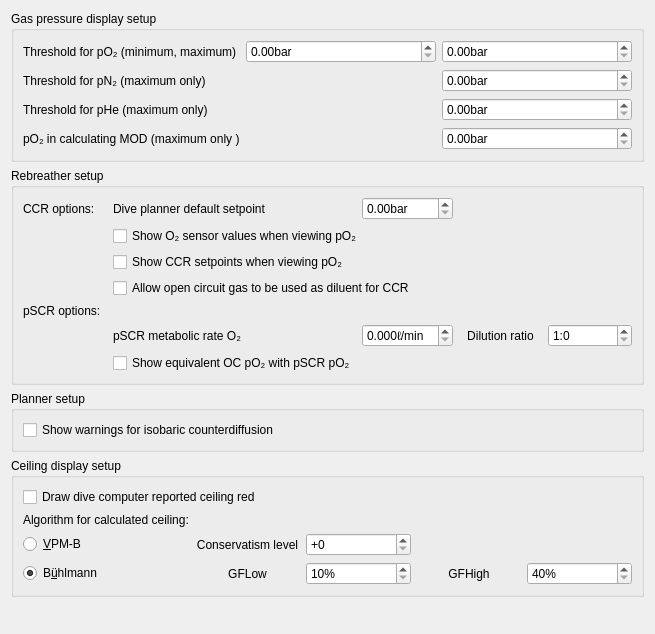
<?xml version="1.0" encoding="UTF-8"?>
<ui version="4.0">
 <class>PreferencesGraph</class>
 <widget class="QWidget" name="PreferencesGraph">
  <property name="geometry">
   <rect>
    <x>0</x>
    <y>0</y>
    <width>655</width>
    <height>634</height>
   </rect>
  </property>
  <property name="windowTitle">
   <string>Form</string>
  </property>
  <layout class="QVBoxLayout" name="verticalLayout">
   <item>
    <widget class="QGroupBox" name="groupBox_4">
     <property name="title">
      <string>Gas pressure display setup</string>
     </property>
     <layout class="QGridLayout" name="gridLayout_1">
      <item row="0" column="0">
       <widget class="QLabel" name="label_12">
        <property name="enabled">
         <bool>true</bool>
        </property>
        <property name="text">
         <string>Threshold for pO₂ (minimum, maximum)</string>
        </property>
       </widget>
      </item>
      <item row="0" column="1">
       <widget class="QDoubleSpinBox" name="po2ThresholdMin">
        <property name="enabled">
         <bool>true</bool>
        </property>
        <property name="suffix">
         <string>bar</string>
        </property>
        <property name="singleStep">
         <double>0.010000000000000</double>
        </property>
       </widget>
      </item>
      <item row="0" column="2">
       <widget class="QDoubleSpinBox" name="po2ThresholdMax">
        <property name="enabled">
         <bool>true</bool>
        </property>
        <property name="suffix">
         <string>bar</string>
        </property>
        <property name="singleStep">
         <double>0.100000000000000</double>
        </property>
       </widget>
      </item>
      <item row="1" column="0">
       <widget class="QLabel" name="label_13">
        <property name="enabled">
         <bool>true</bool>
        </property>
        <property name="text">
         <string>Threshold for pN₂ (maximum only)</string>
        </property>
       </widget>
      </item>
      <item row="1" column="2">
       <widget class="QDoubleSpinBox" name="pn2Threshold">
        <property name="enabled">
         <bool>true</bool>
        </property>
        <property name="suffix">
         <string>bar</string>
        </property>
        <property name="singleStep">
         <double>0.100000000000000</double>
        </property>
       </widget>
      </item>
      <item row="2" column="0">
       <widget class="QLabel" name="label_17">
        <property name="enabled">
         <bool>true</bool>
        </property>
        <property name="text">
         <string>Threshold for pHe (maximum only)</string>
        </property>
       </widget>
      </item>
      <item row="2" column="2">
       <widget class="QDoubleSpinBox" name="pheThreshold">
        <property name="enabled">
         <bool>true</bool>
        </property>
        <property name="suffix">
         <string>bar</string>
        </property>
        <property name="singleStep">
         <double>0.100000000000000</double>
        </property>
       </widget>
      </item>
      <item row="3" column="0">
       <widget class="QLabel" name="label_18">
        <property name="enabled">
         <bool>true</bool>
        </property>
        <property name="text">
         <string>pO₂ in calculating MOD (maximum only )</string>
        </property>
       </widget>
      </item>
      <item row="3" column="2">
       <widget class="QDoubleSpinBox" name="maxpo2">
        <property name="enabled">
         <bool>true</bool>
        </property>
        <property name="suffix">
         <string>bar</string>
        </property>
        <property name="singleStep">
         <double>0.100000000000000</double>
        </property>
       </widget>
      </item>
     </layout>
    </widget>
   </item>
   <item>
    <widget class="QGroupBox" name="groupBox_5">
     <property name="title">
      <string>Rebreather setup</string>
     </property>
     <layout class="QGridLayout" name="gridLayout_2">
      <item row="0" column="0">
       <widget class="QLabel" name="label_26">
        <property name="text">
         <string>CCR options:</string>
        </property>
       </widget>
      </item>
      <item row="0" column="1">
       <widget class="QLabel" name="label_27">
        <property name="text">
         <string>Dive planner default setpoint</string>
        </property>
       </widget>
      </item>
      <item row="0" column="2">
       <widget class="QDoubleSpinBox" name="defaultSetpoint">
        <property name="suffix">
         <string>bar</string>
        </property>
        <property name="decimals">
         <number>2</number>
        </property>
        <property name="maximum">
         <double>10.000000000000000</double>
        </property>
        <property name="singleStep">
         <double>0.100000000000000</double>
        </property>
       </widget>
      </item>
      <item row="1" column="1" colspan="2">
       <widget class="QCheckBox" name="show_ccr_sensors">
        <property name="text">
         <string>Show O₂ sensor values when viewing pO₂</string>
        </property>
       </widget>
      </item>
      <item row="2" column="1" colspan="2">
       <widget class="QCheckBox" name="show_ccr_setpoint">
        <property name="text">
         <string>Show CCR setpoints when viewing pO₂</string>
        </property>
       </widget>
      </item>
      <item row="3" column="1" colspan="2">
       <widget class="QCheckBox" name="allowOcGasAsDiluent">
        <property name="text">
         <string>Allow open circuit gas to be used as diluent for CCR</string>
        </property>
       </widget>
      </item>
      <item row="4" column="0">
       <widget class="QLabel" name="pSCR">
        <property name="text">
         <string>pSCR options:</string>
        </property>
       </widget>
      </item>
      <item row="5" column="1">
       <widget class="QLabel" name="MetabolicRate">
        <property name="text">
         <string>pSCR metabolic rate O₂</string>
        </property>
       </widget>
      </item>
      <item row="5" column="2">
       <widget class="QDoubleSpinBox" name="psro2rate">
        <property name="suffix">
         <string>ℓ/min</string>
        </property>
        <property name="decimals">
         <number>3</number>
        </property>
       </widget>
      </item>
      <item row="5" column="3">
       <widget class="QLabel" name="label_28">
        <property name="text">
         <string>Dilution ratio</string>
        </property>
        <property name="alignment">
         <set>Qt::AlignCenter</set>
        </property>
       </widget>
      </item>
      <item row="5" column="4">
       <widget class="QSpinBox" name="pscrfactor">
        <property name="suffix">
         <string/>
        </property>
        <property name="prefix">
         <string>1:</string>
        </property>
       </widget>
      </item>
      <item row="6" column="1">
       <widget class="QCheckBox" name="show_scr_ocpo2">
        <property name="text">
         <string>Show equivalent OC pO₂ with pSCR pO₂</string>
        </property>
       </widget>
      </item>
     </layout>
    </widget>
   </item>
   <item>
    <widget class="QGroupBox" name="groupBox_6">
     <property name="title">
      <string>Planner setup</string>
     </property>
     <layout class="QGridLayout" name="gridLayout_3">
      <item row="0" column="0">
       <widget class="QCheckBox" name="show_icd">
        <property name="text">
         <string>Show warnings for isobaric counterdiffusion</string>
        </property>
       </widget>
      </item>
     </layout>
    </widget>
   </item>
   <item>
    <widget class="QGroupBox" name="groupBox_7">
     <property name="title">
      <string>Ceiling display setup</string>
     </property>
     <layout class="QGridLayout" name="gridLayout_4">
      <item row="3" column="3">
       <widget class="QLabel" name="label_GFhigh">
        <property name="text">
         <string>GFHigh</string>
        </property>
        <property name="alignment">
         <set>Qt::AlignCenter</set>
        </property>
       </widget>
      </item>
      <item row="3" column="0">
       <widget class="QRadioButton" name="buehlmann">
        <property name="text">
         <string>B&amp;ühlmann</string>
        </property>
        <property name="checked">
         <bool>true</bool>
        </property>
       </widget>
      </item>
      <item row="1" column="0">
       <widget class="QLabel" name="label_22">
        <property name="enabled">
         <bool>true</bool>
        </property>
        <property name="text">
         <string>Algorithm for calculated ceiling:</string>
        </property>
       </widget>
      </item>
      <item row="3" column="2">
       <widget class="QSpinBox" name="gflow">
        <property name="suffix">
         <string>%</string>
        </property>
        <property name="minimum">
         <number>10</number>
        </property>
        <property name="maximum">
         <number>150</number>
        </property>
       </widget>
      </item>
      <item row="2" column="1">
       <widget class="QLabel" name="label_VPMB">
        <property name="text">
         <string>Conservatism level</string>
        </property>
        <property name="alignment">
         <set>Qt::AlignCenter</set>
        </property>
       </widget>
      </item>
      <item row="2" column="2">
       <widget class="QSpinBox" name="vpmb_conservatism">
        <property name="prefix">
         <string>+</string>
        </property>
        <property name="minimum">
         <number>0</number>
        </property>
        <property name="maximum">
         <number>4</number>
        </property>
       </widget>
      </item>
      <item row="0" column="0" colspan="2">
       <widget class="QCheckBox" name="red_ceiling">
        <property name="enabled">
         <bool>true</bool>
        </property>
        <property name="text">
         <string>Draw dive computer reported ceiling red</string>
        </property>
       </widget>
      </item>
      <item row="2" column="0">
       <widget class="QRadioButton" name="vpmb">
        <property name="text">
         <string>&amp;VPM-B</string>
        </property>
       </widget>
      </item>
      <item row="3" column="4">
       <widget class="QSpinBox" name="gfhigh">
        <property name="suffix">
         <string>%</string>
        </property>
        <property name="minimum">
         <number>40</number>
        </property>
        <property name="maximum">
         <number>150</number>
        </property>
       </widget>
      </item>
      <item row="3" column="1">
       <widget class="QLabel" name="label_GFlow">
        <property name="text">
         <string>GFLow</string>
        </property>
        <property name="alignment">
         <set>Qt::AlignCenter</set>
        </property>
       </widget>
      </item>
     </layout>
    </widget>
   </item>
   <item>
    <spacer name="verticalSpacer">
     <property name="orientation">
      <enum>Qt::Vertical</enum>
     </property>
     <property name="sizeHint" stdset="0">
      <size>
       <width>20</width>
       <height>40</height>
      </size>
     </property>
    </spacer>
   </item>
  </layout>
 </widget>
 <tabstops>
  <tabstop>po2ThresholdMin</tabstop>
  <tabstop>po2ThresholdMax</tabstop>
  <tabstop>pn2Threshold</tabstop>
  <tabstop>pheThreshold</tabstop>
  <tabstop>maxpo2</tabstop>
  <tabstop>defaultSetpoint</tabstop>
  <tabstop>show_ccr_sensors</tabstop>
  <tabstop>show_ccr_setpoint</tabstop>
  <tabstop>psro2rate</tabstop>
  <tabstop>pscrfactor</tabstop>
  <tabstop>show_scr_ocpo2</tabstop>
  <tabstop>show_icd</tabstop>
  <tabstop>red_ceiling</tabstop>
  <tabstop>vpmb</tabstop>
  <tabstop>vpmb_conservatism</tabstop>
  <tabstop>buehlmann</tabstop>
  <tabstop>gflow</tabstop>
  <tabstop>gfhigh</tabstop>
 </tabstops>
 <resources/>
 <connections/>
</ui>
